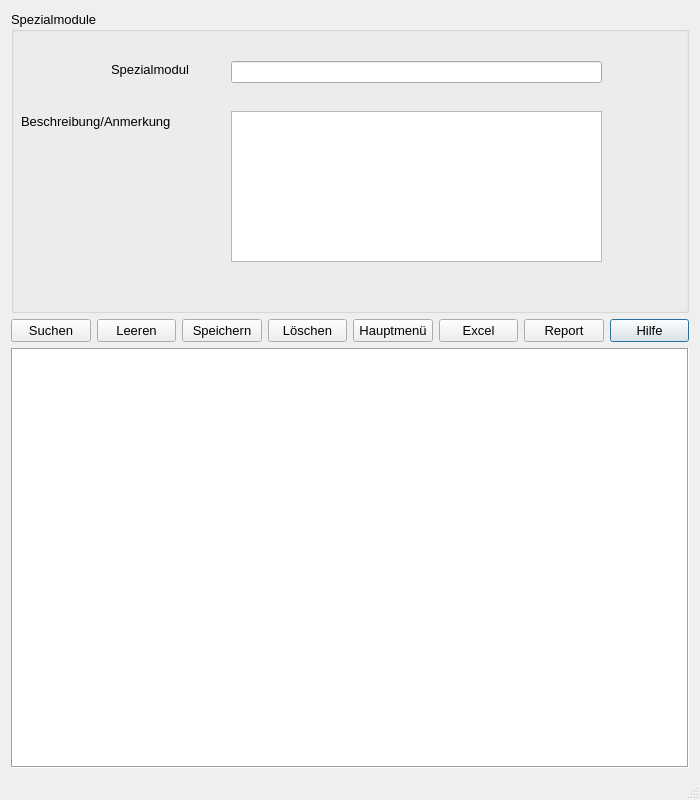
<?xml version="1.0" encoding="UTF-8"?>
<ui version="4.0">
 <class>Spezialmodule</class>
 <widget class="QDialog" name="Spezialmodule">
  <property name="geometry">
   <rect>
    <x>0</x>
    <y>0</y>
    <width>700</width>
    <height>800</height>
   </rect>
  </property>
  <property name="minimumSize">
   <size>
    <width>700</width>
    <height>800</height>
   </size>
  </property>
  <property name="font">
   <font>
    <pointsize>10</pointsize>
   </font>
  </property>
  <property name="windowTitle">
   <string>Dialog</string>
  </property>
  <property name="sizeGripEnabled">
   <bool>true</bool>
  </property>
  <layout class="QGridLayout" name="gridLayout">
   <item row="1" column="7">
    <widget class="QPushButton" name="btn_hilfe">
     <property name="sizePolicy">
      <sizepolicy hsizetype="Minimum" vsizetype="Fixed">
       <horstretch>0</horstretch>
       <verstretch>0</verstretch>
      </sizepolicy>
     </property>
     <property name="text">
      <string>Hilfe</string>
     </property>
     <property name="icon">
      <iconset>
       <normaloff>C:/Users/glaser3/_Symbole/UsedSymbols/info_13213.ico</normaloff>C:/Users/glaser3/_Symbole/UsedSymbols/info_13213.ico</iconset>
     </property>
    </widget>
   </item>
   <item row="4" column="0" colspan="8">
    <widget class="QTableWidget" name="tw_Table">
     <property name="sizePolicy">
      <sizepolicy hsizetype="Expanding" vsizetype="Fixed">
       <horstretch>0</horstretch>
       <verstretch>0</verstretch>
      </sizepolicy>
     </property>
     <property name="minimumSize">
      <size>
       <width>0</width>
       <height>420</height>
      </size>
     </property>
     <property name="frameShape">
      <enum>QFrame::Box</enum>
     </property>
     <property name="sizeAdjustPolicy">
      <enum>QAbstractScrollArea::AdjustIgnored</enum>
     </property>
    </widget>
   </item>
   <item row="1" column="3">
    <widget class="QPushButton" name="btn_loschen">
     <property name="sizePolicy">
      <sizepolicy hsizetype="Minimum" vsizetype="Fixed">
       <horstretch>0</horstretch>
       <verstretch>0</verstretch>
      </sizepolicy>
     </property>
     <property name="text">
      <string>Löschen</string>
     </property>
     <property name="icon">
      <iconset>
       <normaloff>C:/Users/glaser3/_Symbole/UsedSymbols/seo-social-web-network-internet_262_icon-icons.com_61518.ico</normaloff>C:/Users/glaser3/_Symbole/UsedSymbols/seo-social-web-network-internet_262_icon-icons.com_61518.ico</iconset>
     </property>
    </widget>
   </item>
   <item row="1" column="0">
    <widget class="QPushButton" name="btn_Suchen">
     <property name="sizePolicy">
      <sizepolicy hsizetype="Minimum" vsizetype="Fixed">
       <horstretch>0</horstretch>
       <verstretch>0</verstretch>
      </sizepolicy>
     </property>
     <property name="text">
      <string>Suchen</string>
     </property>
     <property name="icon">
      <iconset>
       <normaloff>C:/Users/glaser3/_Symbole/UsedSymbols/searchmagnifierinterfacesymbol1_79893.ico</normaloff>C:/Users/glaser3/_Symbole/UsedSymbols/searchmagnifierinterfacesymbol1_79893.ico</iconset>
     </property>
    </widget>
   </item>
   <item row="5" column="0" colspan="8">
    <widget class="QLabel" name="lab_INFO">
     <property name="sizePolicy">
      <sizepolicy hsizetype="Preferred" vsizetype="Fixed">
       <horstretch>0</horstretch>
       <verstretch>0</verstretch>
      </sizepolicy>
     </property>
     <property name="text">
      <string/>
     </property>
    </widget>
   </item>
   <item row="0" column="0" colspan="8">
    <widget class="QGroupBox" name="gb_Spezial">
     <property name="sizePolicy">
      <sizepolicy hsizetype="Ignored" vsizetype="Ignored">
       <horstretch>0</horstretch>
       <verstretch>0</verstretch>
      </sizepolicy>
     </property>
     <property name="title">
      <string>Spezialmodule</string>
     </property>
     <widget class="QLabel" name="lb_mod">
      <property name="geometry">
       <rect>
        <x>100</x>
        <y>50</y>
        <width>101</width>
        <height>16</height>
       </rect>
      </property>
      <property name="sizePolicy">
       <sizepolicy hsizetype="Preferred" vsizetype="Preferred">
        <horstretch>0</horstretch>
        <verstretch>0</verstretch>
       </sizepolicy>
      </property>
      <property name="text">
       <string>Spezialmodul</string>
      </property>
     </widget>
     <widget class="QLabel" name="lb_beschr">
      <property name="geometry">
       <rect>
        <x>10</x>
        <y>100</y>
        <width>191</width>
        <height>21</height>
       </rect>
      </property>
      <property name="sizePolicy">
       <sizepolicy hsizetype="Preferred" vsizetype="Preferred">
        <horstretch>0</horstretch>
        <verstretch>0</verstretch>
       </sizepolicy>
      </property>
      <property name="text">
       <string>Beschreibung/Anmerkung</string>
      </property>
     </widget>
     <widget class="QLineEdit" name="le_Modul">
      <property name="geometry">
       <rect>
        <x>220</x>
        <y>50</y>
        <width>371</width>
        <height>22</height>
       </rect>
      </property>
      <property name="sizePolicy">
       <sizepolicy hsizetype="Expanding" vsizetype="Preferred">
        <horstretch>0</horstretch>
        <verstretch>0</verstretch>
       </sizepolicy>
      </property>
     </widget>
     <widget class="QTextEdit" name="te_Beschreib">
      <property name="geometry">
       <rect>
        <x>220</x>
        <y>100</y>
        <width>371</width>
        <height>151</height>
       </rect>
      </property>
      <property name="sizePolicy">
       <sizepolicy hsizetype="Expanding" vsizetype="Preferred">
        <horstretch>0</horstretch>
        <verstretch>0</verstretch>
       </sizepolicy>
      </property>
      <property name="toolTipDuration">
       <number>-1</number>
      </property>
     </widget>
    </widget>
   </item>
   <item row="1" column="4">
    <widget class="QPushButton" name="btn_abbrechen">
     <property name="sizePolicy">
      <sizepolicy hsizetype="Minimum" vsizetype="Fixed">
       <horstretch>0</horstretch>
       <verstretch>0</verstretch>
      </sizepolicy>
     </property>
     <property name="text">
      <string>Hauptmenü</string>
     </property>
     <property name="icon">
      <iconset>
       <normaloff>C:/Users/glaser3/_Symbole/UsedSymbols/log-out_icon-icons.com_50106.ico</normaloff>C:/Users/glaser3/_Symbole/UsedSymbols/log-out_icon-icons.com_50106.ico</iconset>
     </property>
    </widget>
   </item>
   <item row="1" column="5">
    <widget class="QPushButton" name="btn_excel">
     <property name="sizePolicy">
      <sizepolicy hsizetype="Minimum" vsizetype="Fixed">
       <horstretch>0</horstretch>
       <verstretch>0</verstretch>
      </sizepolicy>
     </property>
     <property name="text">
      <string>Excel</string>
     </property>
     <property name="icon">
      <iconset>
       <normaloff>C:/Users/glaser3/_Symbole/UsedSymbols/microsoft_excel_icon_132212.ico</normaloff>C:/Users/glaser3/_Symbole/UsedSymbols/microsoft_excel_icon_132212.ico</iconset>
     </property>
    </widget>
   </item>
   <item row="1" column="2">
    <widget class="QPushButton" name="btn_speichern">
     <property name="sizePolicy">
      <sizepolicy hsizetype="Minimum" vsizetype="Fixed">
       <horstretch>0</horstretch>
       <verstretch>0</verstretch>
      </sizepolicy>
     </property>
     <property name="text">
      <string>Speichern</string>
     </property>
     <property name="icon">
      <iconset>
       <normaloff>C:/Users/glaser3/_Symbole/UsedSymbols/save_3621.ico</normaloff>C:/Users/glaser3/_Symbole/UsedSymbols/save_3621.ico</iconset>
     </property>
    </widget>
   </item>
   <item row="1" column="6">
    <widget class="QPushButton" name="btn_report">
     <property name="sizePolicy">
      <sizepolicy hsizetype="Minimum" vsizetype="Fixed">
       <horstretch>0</horstretch>
       <verstretch>0</verstretch>
      </sizepolicy>
     </property>
     <property name="text">
      <string>Report</string>
     </property>
     <property name="icon">
      <iconset>
       <normaloff>C:/Users/glaser3/_Symbole/UsedSymbols/reporting_noun_report_document_file_icon_148360.ico</normaloff>C:/Users/glaser3/_Symbole/UsedSymbols/reporting_noun_report_document_file_icon_148360.ico</iconset>
     </property>
    </widget>
   </item>
   <item row="1" column="1">
    <widget class="QPushButton" name="btn_clear">
     <property name="sizePolicy">
      <sizepolicy hsizetype="Minimum" vsizetype="Fixed">
       <horstretch>0</horstretch>
       <verstretch>0</verstretch>
      </sizepolicy>
     </property>
     <property name="text">
      <string>Leeren</string>
     </property>
     <property name="icon">
      <iconset>
       <normaloff>C:/Users/glaser3/_Symbole/UsedSymbols/searchmagnifierinterfacesymbol1_79893.ico</normaloff>C:/Users/glaser3/_Symbole/UsedSymbols/searchmagnifierinterfacesymbol1_79893.ico</iconset>
     </property>
    </widget>
   </item>
  </layout>
 </widget>
 <resources/>
 <connections/>
</ui>
